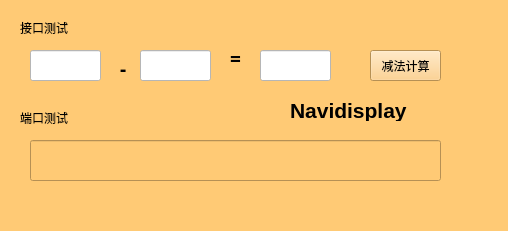
<?xml version="1.0" encoding="UTF-8"?>
<ui version="4.0">
 <class>Form</class>
 <widget class="QWidget" name="Form">
  <property name="geometry">
   <rect>
    <x>0</x>
    <y>0</y>
    <width>508</width>
    <height>231</height>
   </rect>
  </property>
  <property name="sizePolicy">
   <sizepolicy hsizetype="Expanding" vsizetype="Expanding">
    <horstretch>0</horstretch>
    <verstretch>0</verstretch>
   </sizepolicy>
  </property>
  <property name="windowTitle">
   <string>Form</string>
  </property>
  <property name="styleSheet">
   <string notr="true">background-color: rgb(255, 202, 117);</string>
  </property>
  <widget class="QLabel" name="label">
   <property name="geometry">
    <rect>
     <x>20</x>
     <y>20</y>
     <width>72</width>
     <height>15</height>
    </rect>
   </property>
   <property name="text">
    <string>接口测试</string>
   </property>
  </widget>
  <widget class="QLabel" name="label_2">
   <property name="geometry">
    <rect>
     <x>20</x>
     <y>110</y>
     <width>72</width>
     <height>15</height>
    </rect>
   </property>
   <property name="text">
    <string>端口测试</string>
   </property>
  </widget>
  <widget class="QPushButton" name="addpushButton">
   <property name="geometry">
    <rect>
     <x>370</x>
     <y>50</y>
     <width>71</width>
     <height>31</height>
    </rect>
   </property>
   <property name="text">
    <string>减法计算</string>
   </property>
  </widget>
  <widget class="QLabel" name="label_7">
   <property name="geometry">
    <rect>
     <x>120</x>
     <y>60</y>
     <width>16</width>
     <height>16</height>
    </rect>
   </property>
   <property name="font">
    <font>
     <family>Agency FB</family>
     <pointsize>14</pointsize>
     <weight>75</weight>
     <bold>true</bold>
    </font>
   </property>
   <property name="text">
    <string>-</string>
   </property>
  </widget>
  <widget class="QLabel" name="label_8">
   <property name="geometry">
    <rect>
     <x>230</x>
     <y>50</y>
     <width>21</width>
     <height>16</height>
    </rect>
   </property>
   <property name="font">
    <font>
     <family>Agency FB</family>
     <pointsize>14</pointsize>
     <weight>75</weight>
     <bold>true</bold>
    </font>
   </property>
   <property name="text">
    <string>=</string>
   </property>
  </widget>
  <widget class="QLineEdit" name="lineEdit">
   <property name="geometry">
    <rect>
     <x>30</x>
     <y>50</y>
     <width>71</width>
     <height>31</height>
    </rect>
   </property>
   <property name="styleSheet">
    <string notr="true">background-color: rgb(255, 255, 255);</string>
   </property>
  </widget>
  <widget class="QLineEdit" name="lineEdit_2">
   <property name="geometry">
    <rect>
     <x>140</x>
     <y>50</y>
     <width>71</width>
     <height>31</height>
    </rect>
   </property>
   <property name="styleSheet">
    <string notr="true">background-color: rgb(255, 255, 255);</string>
   </property>
  </widget>
  <widget class="QLineEdit" name="lineEdit_3">
   <property name="enabled">
    <bool>false</bool>
   </property>
   <property name="geometry">
    <rect>
     <x>260</x>
     <y>50</y>
     <width>71</width>
     <height>31</height>
    </rect>
   </property>
   <property name="styleSheet">
    <string notr="true">background-color: rgb(255, 255, 255);</string>
   </property>
  </widget>
  <widget class="QLineEdit" name="lineEdit_4">
   <property name="enabled">
    <bool>false</bool>
   </property>
   <property name="geometry">
    <rect>
     <x>30</x>
     <y>140</y>
     <width>411</width>
     <height>41</height>
    </rect>
   </property>
  </widget>
  <widget class="QLabel" name="label_3">
   <property name="geometry">
    <rect>
     <x>290</x>
     <y>100</y>
     <width>151</width>
     <height>21</height>
    </rect>
   </property>
   <property name="font">
    <font>
     <pointsize>16</pointsize>
     <weight>75</weight>
     <bold>true</bold>
    </font>
   </property>
   <property name="text">
    <string>Navidisplay</string>
   </property>
  </widget>
 </widget>
 <resources/>
 <connections/>
</ui>
